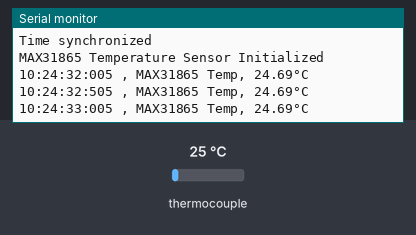
The sketch below on a simulated ESP32. Parts: the last lines printed to the serial monitor. Inputs (shaded band) come from the test bench; at power-on: thermocouple 25 °C. WiFi joins after 1.5 s; servers stay silent unless stated; the local clock reads 2024-03-15 10:24:30 at power-on unless the sketch sets it.

Above: at 3.2 s.
3.3 s: thermocouple set to 6 °C
At 3.9 s:
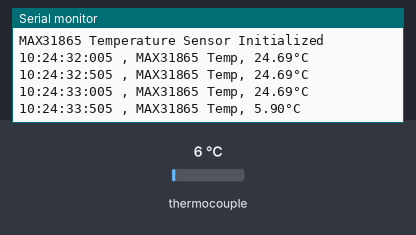
4.8 s: thermocouple set to 75 °C
At 4.81 s:
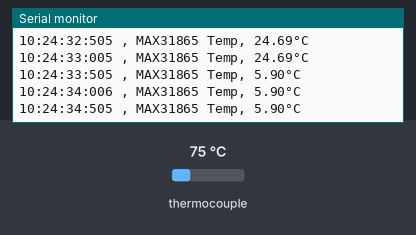
Timing chart, 0 to 7.8 s (numbered marks = the images above; inputs shaded):
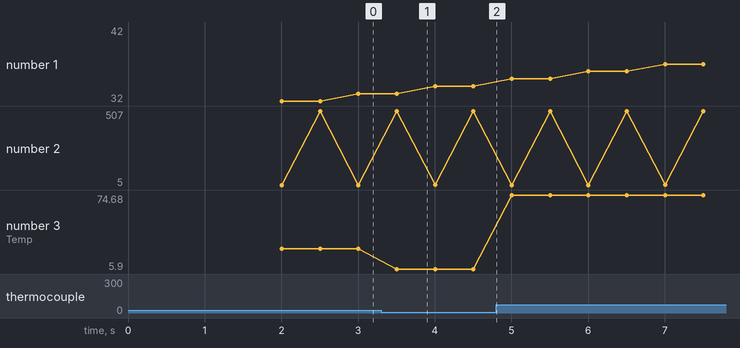

Measured:
- after the input at 3.3 s, the serial monitor: prints a new line after 0.21 s (image 1)
- plotted number 3: 24.69 → 5.9 after the input at 3.3 s, 5.9 → 74.68 after the input at 4.8 s

The sketch:

MAX31865_NTP_03_12_24.ino
```cpp
#include <Wire.h>
#include <Adafruit_MAX31865.h>
#include <WiFi.h>

#define MAX31865_MISO 13
#define MAX31865_MOSI 11
#define MAX31865_CLK 12
#define MAX31865_CS 10

Adafruit_MAX31865 thermo = Adafruit_MAX31865(MAX31865_CS, MAX31865_MOSI, MAX31865_MISO, MAX31865_CLK);

const char* ssid     = "VIRAT";
const char* password = "12345678";

const char* ntpServer = "pool.ntp.org";
const long  gmtOffset_sec = 19800;  // GMT offset for Asia/Kolkata (UTC+5:30)
const int   daylightOffset_sec = 0;

#define R0 100.0
#define Rref 430.0

#define A 3.9083e-3
#define B -5.775e-7
#define C -4.183e-12

const int totalReadingsMAX31865 = 2;

double temperatureReadingsMAX31865[totalReadingsMAX31865] = {0};

unsigned long totalReadingTime = 0;
unsigned long totalSleepTime = 0;
int readingCount = 0;
int sleepCount = 0;

unsigned long lastReadingTime = 0;  // Store the last time the reading was taken
const long readingInterval = 500;   // Interval between readings (500ms)

void setup() {
  Serial.begin(115200);
  Wire.begin();

  // Connect to Wi-Fi
  WiFi.begin(ssid, password);
  while (WiFi.status() != WL_CONNECTED) {
    delay(1000);
    Serial.println("Connecting to WiFi...");
  }
  Serial.println("WiFi connected.");

  // Init and get the time
  configTime(gmtOffset_sec, daylightOffset_sec, ntpServer);

  // Check if time is synchronized
  struct tm timeinfo;
  for (int i = 0; i < 5; i++) {
    if (getLocalTime(&timeinfo)) {
      Serial.println("Time synchronized");
      break;
    } else {
      Serial.println("Failed to get time, retrying...");
      delay(1000); // Retry after 1 second
    }
  }

  thermo.begin(MAX31865_3WIRE);
  Serial.println("MAX31865 Temperature Sensor Initialized");
}

void loop() {
  unsigned long startTime = millis();  // Start time for the cycle

  // Get current time
  struct tm timeinfo;
  if (getLocalTime(&timeinfo)) {
    // Calculate the milliseconds
    unsigned long ms = millis() % 1000;

    // Format time as HH:MM:SS:MS
    char formattedTime[20];
    snprintf(formattedTime, sizeof(formattedTime), "%02d:%02d:%02d:%03lu",
             timeinfo.tm_hour, timeinfo.tm_min, timeinfo.tm_sec, ms);

    // Print the formatted time and sensor data in one line
    Serial.print(formattedTime);
    Serial.print(" , ");

    // MAX31865 Sensor Reading
    for (int i = 0; i < totalReadingsMAX31865; i++) {
      uint16_t adcCode = thermo.readRTD();
      float Rt = (adcCode * Rref) / 32768.0;
      temperatureReadingsMAX31865[i] = Rt;
    }

    // Calculate average temperature from MAX31865
    double tempSumMax31865 = 0;
    for (int i = 0; i < totalReadingsMAX31865; i++) {
      tempSumMax31865 += temperatureReadingsMAX31865[i];
    }
    float averagedRtMax31865 = tempSumMax31865 / totalReadingsMAX31865;
    float temperatureMax31865 = calculateTemperature(averagedRtMax31865);

    // Print the MAX31865 temperature data
    Serial.print("MAX31865 Temp, ");
    Serial.print(temperatureMax31865, 2);
    Serial.println("°C");

    // End of sensor reading
    unsigned long endTime = millis();
    unsigned long timeTakenForReadings = endTime - startTime;
    totalReadingTime += timeTakenForReadings;
    readingCount++;

    // Calculate remaining sleep time to keep 500ms interval
    unsigned long remainingSleepTime = readingInterval - timeTakenForReadings;
    if (remainingSleepTime > 0) {
      delay(remainingSleepTime);
      totalSleepTime += remainingSleepTime;
      sleepCount++;
    }
  } else {
    Serial.println("Failed to obtain time");
  }
}

// Function to calculate temperature from MAX31865 RTD value
float calculateTemperature(float Rt) {
  float t;

  if (Rt >= R0) {
    t = (-A + sqrt(A * A - 4 * B * (1 - Rt / R0))) / (2 * B);
  } else {
    float tolerance = 0.001;
    int maxIterations = 100;
    int iteration = 0;
    float diff;
    t = Rt;

    do {
      float fValue = R0 * (1 + A * t + B * t * t + C * (t - 100) * t * t * t) - Rt;
      float fDerivative = R0 * (A + 2 * B * t + 3 * C * (t - 100) * t * t + C * t * t * t);
      float nextT = t - fValue / fDerivative;
      diff = abs(nextT - t);
      t = nextT;
      iteration++;
    } while (diff > tolerance && iteration < maxIterations);

    if (iteration == maxIterations) {
      Serial.println("Warning: Temperature calculation failed to converge.");
    }
  }

  return t;
}
```
